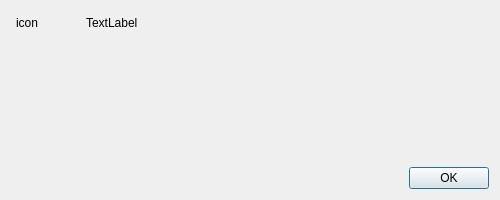
<?xml version="1.0" encoding="UTF-8"?>
<ui version="4.0">
 <class>WarningForm</class>
 <widget class="QDialog" name="WarningForm">
  <property name="geometry">
   <rect>
    <x>0</x>
    <y>0</y>
    <width>500</width>
    <height>200</height>
   </rect>
  </property>
  <property name="minimumSize">
   <size>
    <width>500</width>
    <height>200</height>
   </size>
  </property>
  <property name="maximumSize">
   <size>
    <width>500</width>
    <height>200</height>
   </size>
  </property>
  <property name="windowTitle">
   <string>Dialog</string>
  </property>
  <layout class="QVBoxLayout" name="verticalLayout">
   <item>
    <layout class="QHBoxLayout" name="horizontalLayout">
     <property name="leftMargin">
      <number>5</number>
     </property>
     <property name="topMargin">
      <number>5</number>
     </property>
     <property name="rightMargin">
      <number>5</number>
     </property>
     <property name="bottomMargin">
      <number>5</number>
     </property>
     <item>
      <layout class="QVBoxLayout" name="verticalLayout_2">
       <item>
        <widget class="ALabel" name="icon">
         <property name="minimumSize">
          <size>
           <width>64</width>
           <height>0</height>
          </size>
         </property>
         <property name="maximumSize">
          <size>
           <width>64</width>
           <height>16777215</height>
          </size>
         </property>
         <property name="text">
          <string>icon</string>
         </property>
        </widget>
       </item>
       <item>
        <spacer name="verticalSpacer">
         <property name="orientation">
          <enum>Qt::Vertical</enum>
         </property>
         <property name="sizeHint" stdset="0">
          <size>
           <width>20</width>
           <height>40</height>
          </size>
         </property>
        </spacer>
       </item>
      </layout>
     </item>
     <item>
      <widget class="ALabel" name="labelWarningText">
       <property name="sizePolicy">
        <sizepolicy hsizetype="MinimumExpanding" vsizetype="Preferred">
         <horstretch>0</horstretch>
         <verstretch>0</verstretch>
        </sizepolicy>
       </property>
       <property name="minimumSize">
        <size>
         <width>0</width>
         <height>120</height>
        </size>
       </property>
       <property name="text">
        <string>TextLabel</string>
       </property>
       <property name="alignment">
        <set>Qt::AlignLeading|Qt::AlignLeft|Qt::AlignTop</set>
       </property>
      </widget>
     </item>
    </layout>
   </item>
   <item>
    <widget class="ADialogButtonBox" name="buttonBox">
     <property name="orientation">
      <enum>Qt::Horizontal</enum>
     </property>
     <property name="standardButtons">
      <set>QDialogButtonBox::Ok</set>
     </property>
    </widget>
   </item>
  </layout>
 </widget>
 <resources/>
 <customwidgets>
  <customwidget>
   <class>ADialogButtonBox</class>
   <extends>QDialogButtonBox</extends>
   <header>../Lib/adialogbuttonbox.h</header>
  </customwidget>
  <customwidget>
   <class>ALabel</class>
   <extends>QLabel</extends>
   <header>../Lib/alabel.h</header>
  </customwidget>
 </customwidgets>
 <connections>
  <connection>
   <sender>buttonBox</sender>
   <signal>accepted()</signal>
   <receiver>WarningForm</receiver>
   <slot>accept()</slot>
   <hints>
    <hint type="sourcelabel">
     <x>248</x>
     <y>254</y>
    </hint>
    <hint type="destinationlabel">
     <x>157</x>
     <y>274</y>
    </hint>
   </hints>
  </connection>
  <connection>
   <sender>buttonBox</sender>
   <signal>rejected()</signal>
   <receiver>WarningForm</receiver>
   <slot>reject()</slot>
   <hints>
    <hint type="sourcelabel">
     <x>316</x>
     <y>260</y>
    </hint>
    <hint type="destinationlabel">
     <x>286</x>
     <y>274</y>
    </hint>
   </hints>
  </connection>
 </connections>
</ui>
